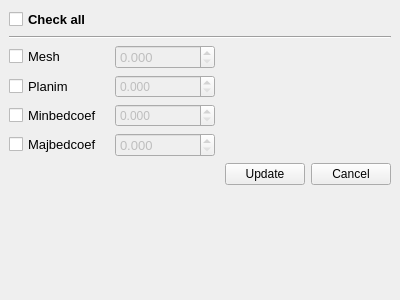
<?xml version="1.0" encoding="UTF-8"?>
<ui version="4.0">
 <class>gsDockWidget</class>
 <widget class="QgsDockWidget" name="gsDockWidget">
  <property name="geometry">
   <rect>
    <x>0</x>
    <y>0</y>
    <width>400</width>
    <height>300</height>
   </rect>
  </property>
  <property name="windowTitle">
   <string>Edit profiles</string>
  </property>
  <widget class="QWidget" name="dockWidgetContents">
   <layout class="QGridLayout" name="gridLayout">
    <item row="0" column="0">
     <layout class="QVBoxLayout" name="verticalLayout">
      <item>
       <layout class="QHBoxLayout" name="horizontalLayout_2">
        <item>
         <widget class="QCheckBox" name="chall">
          <property name="minimumSize">
           <size>
            <width>100</width>
            <height>0</height>
           </size>
          </property>
          <property name="font">
           <font>
            <pointsize>10</pointsize>
            <weight>75</weight>
            <bold>true</bold>
           </font>
          </property>
          <property name="text">
           <string>Check all</string>
          </property>
         </widget>
        </item>
        <item>
         <spacer name="horizontalSpacer_2">
          <property name="orientation">
           <enum>Qt::Horizontal</enum>
          </property>
          <property name="sizeHint" stdset="0">
           <size>
            <width>40</width>
            <height>20</height>
           </size>
          </property>
         </spacer>
        </item>
       </layout>
      </item>
      <item>
       <widget class="Line" name="line">
        <property name="orientation">
         <enum>Qt::Horizontal</enum>
        </property>
       </widget>
      </item>
      <item>
       <layout class="QHBoxLayout" name="horizontalLayout">
        <item>
         <widget class="QCheckBox" name="ch_mesh">
          <property name="sizePolicy">
           <sizepolicy hsizetype="Minimum" vsizetype="Fixed">
            <horstretch>0</horstretch>
            <verstretch>0</verstretch>
           </sizepolicy>
          </property>
          <property name="minimumSize">
           <size>
            <width>100</width>
            <height>0</height>
           </size>
          </property>
          <property name="font">
           <font>
            <pointsize>10</pointsize>
           </font>
          </property>
          <property name="text">
           <string>Mesh</string>
          </property>
         </widget>
        </item>
        <item>
         <widget class="QDoubleSpinBox" name="dsp_mesh">
          <property name="enabled">
           <bool>false</bool>
          </property>
          <property name="minimumSize">
           <size>
            <width>100</width>
            <height>0</height>
           </size>
          </property>
          <property name="font">
           <font>
            <pointsize>10</pointsize>
           </font>
          </property>
          <property name="decimals">
           <number>3</number>
          </property>
          <property name="maximum">
           <double>9999999.000000000000000</double>
          </property>
         </widget>
        </item>
        <item>
         <spacer name="horizontalSpacer">
          <property name="orientation">
           <enum>Qt::Horizontal</enum>
          </property>
          <property name="sizeHint" stdset="0">
           <size>
            <width>40</width>
            <height>20</height>
           </size>
          </property>
         </spacer>
        </item>
       </layout>
      </item>
      <item>
       <layout class="QHBoxLayout" name="horizontalLayout_3">
        <item>
         <widget class="QCheckBox" name="ch_planim">
          <property name="minimumSize">
           <size>
            <width>100</width>
            <height>0</height>
           </size>
          </property>
          <property name="font">
           <font>
            <pointsize>10</pointsize>
           </font>
          </property>
          <property name="text">
           <string>Planim</string>
          </property>
         </widget>
        </item>
        <item>
         <widget class="QDoubleSpinBox" name="dsp_planim">
          <property name="enabled">
           <bool>false</bool>
          </property>
          <property name="sizePolicy">
           <sizepolicy hsizetype="Minimum" vsizetype="Fixed">
            <horstretch>0</horstretch>
            <verstretch>0</verstretch>
           </sizepolicy>
          </property>
          <property name="minimumSize">
           <size>
            <width>100</width>
            <height>0</height>
           </size>
          </property>
          <property name="decimals">
           <number>3</number>
          </property>
          <property name="maximum">
           <double>9999999.000000000000000</double>
          </property>
         </widget>
        </item>
        <item>
         <spacer name="horizontalSpacer_3">
          <property name="orientation">
           <enum>Qt::Horizontal</enum>
          </property>
          <property name="sizeHint" stdset="0">
           <size>
            <width>40</width>
            <height>20</height>
           </size>
          </property>
         </spacer>
        </item>
       </layout>
      </item>
      <item>
       <layout class="QHBoxLayout" name="horizontalLayout_5">
        <item>
         <widget class="QCheckBox" name="ch_minbedcoef">
          <property name="minimumSize">
           <size>
            <width>100</width>
            <height>0</height>
           </size>
          </property>
          <property name="font">
           <font>
            <pointsize>10</pointsize>
           </font>
          </property>
          <property name="text">
           <string>Minbedcoef</string>
          </property>
         </widget>
        </item>
        <item>
         <widget class="QDoubleSpinBox" name="dsp_minbedcoef">
          <property name="enabled">
           <bool>false</bool>
          </property>
          <property name="minimumSize">
           <size>
            <width>100</width>
            <height>0</height>
           </size>
          </property>
          <property name="decimals">
           <number>3</number>
          </property>
          <property name="maximum">
           <double>9999999.000000000000000</double>
          </property>
         </widget>
        </item>
        <item>
         <spacer name="horizontalSpacer_4">
          <property name="orientation">
           <enum>Qt::Horizontal</enum>
          </property>
          <property name="sizeHint" stdset="0">
           <size>
            <width>40</width>
            <height>20</height>
           </size>
          </property>
         </spacer>
        </item>
       </layout>
      </item>
      <item>
       <layout class="QHBoxLayout" name="horizontalLayout_4">
        <item>
         <widget class="QCheckBox" name="ch_majbedcoef">
          <property name="minimumSize">
           <size>
            <width>100</width>
            <height>0</height>
           </size>
          </property>
          <property name="font">
           <font>
            <pointsize>10</pointsize>
           </font>
          </property>
          <property name="text">
           <string>Majbedcoef</string>
          </property>
         </widget>
        </item>
        <item>
         <widget class="QDoubleSpinBox" name="dsp_majbedcoef">
          <property name="enabled">
           <bool>false</bool>
          </property>
          <property name="minimumSize">
           <size>
            <width>100</width>
            <height>0</height>
           </size>
          </property>
          <property name="font">
           <font>
            <pointsize>10</pointsize>
           </font>
          </property>
          <property name="decimals">
           <number>3</number>
          </property>
          <property name="maximum">
           <double>9999999.000000000000000</double>
          </property>
         </widget>
        </item>
        <item>
         <spacer name="horizontalSpacer_5">
          <property name="orientation">
           <enum>Qt::Horizontal</enum>
          </property>
          <property name="sizeHint" stdset="0">
           <size>
            <width>40</width>
            <height>20</height>
           </size>
          </property>
         </spacer>
        </item>
       </layout>
      </item>
      <item>
       <layout class="QHBoxLayout" name="horizontalLayout_6">
        <item>
         <spacer name="horizontalSpacer_6">
          <property name="orientation">
           <enum>Qt::Horizontal</enum>
          </property>
          <property name="sizeHint" stdset="0">
           <size>
            <width>40</width>
            <height>20</height>
           </size>
          </property>
         </spacer>
        </item>
        <item>
         <widget class="QPushButton" name="bupdate">
          <property name="text">
           <string>Update</string>
          </property>
         </widget>
        </item>
        <item>
         <widget class="QPushButton" name="bcancel">
          <property name="text">
           <string>Cancel</string>
          </property>
         </widget>
        </item>
       </layout>
      </item>
     </layout>
    </item>
    <item row="2" column="0">
     <spacer name="verticalSpacer">
      <property name="orientation">
       <enum>Qt::Vertical</enum>
      </property>
      <property name="sizeHint" stdset="0">
       <size>
        <width>20</width>
        <height>40</height>
       </size>
      </property>
     </spacer>
    </item>
   </layout>
  </widget>
 </widget>
 <customwidgets>
  <customwidget>
   <class>QgsDockWidget</class>
   <extends>QDockWidget</extends>
   <header>qgsdockwidget.h</header>
   <container>1</container>
  </customwidget>
 </customwidgets>
 <resources/>
 <connections>
  <connection>
   <sender>ch_majbedcoef</sender>
   <signal>toggled(bool)</signal>
   <receiver>dsp_majbedcoef</receiver>
   <slot>setEnabled(bool)</slot>
   <hints>
    <hint type="sourcelabel">
     <x>60</x>
     <y>166</y>
    </hint>
    <hint type="destinationlabel">
     <x>166</x>
     <y>166</y>
    </hint>
   </hints>
  </connection>
  <connection>
   <sender>ch_mesh</sender>
   <signal>toggled(bool)</signal>
   <receiver>dsp_mesh</receiver>
   <slot>setEnabled(bool)</slot>
   <hints>
    <hint type="sourcelabel">
     <x>60</x>
     <y>80</y>
    </hint>
    <hint type="destinationlabel">
     <x>166</x>
     <y>80</y>
    </hint>
   </hints>
  </connection>
  <connection>
   <sender>ch_minbedcoef</sender>
   <signal>toggled(bool)</signal>
   <receiver>dsp_minbedcoef</receiver>
   <slot>setEnabled(bool)</slot>
   <hints>
    <hint type="sourcelabel">
     <x>60</x>
     <y>137</y>
    </hint>
    <hint type="destinationlabel">
     <x>166</x>
     <y>137</y>
    </hint>
   </hints>
  </connection>
  <connection>
   <sender>ch_planim</sender>
   <signal>toggled(bool)</signal>
   <receiver>dsp_planim</receiver>
   <slot>setEnabled(bool)</slot>
   <hints>
    <hint type="sourcelabel">
     <x>60</x>
     <y>109</y>
    </hint>
    <hint type="destinationlabel">
     <x>166</x>
     <y>109</y>
    </hint>
   </hints>
  </connection>
 </connections>
</ui>
